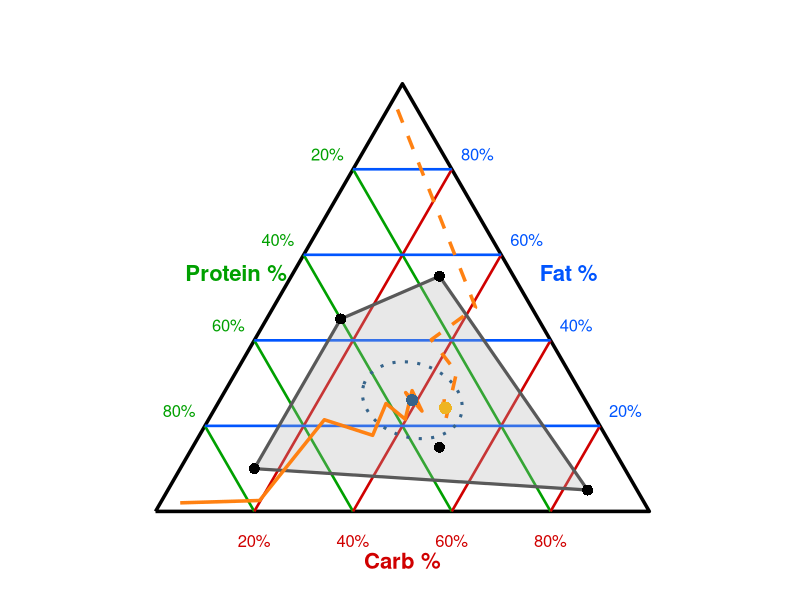

Recreate this plot in R.
# Clear the workspace
rm(list = ls())

# Define the nutrient composition of the available foods
foods <- rbind(
  c(0.75, 0.15, 0.10),
  c(0.20, 0.85, 0.05),
  c(0.15, 0.30, 0.55),
  c(0.35, 0.50, 0.15),
  c(0.40, 0.15, 0.45)
)
colnames(foods) <- c("z1", "z2", "z3")

# Load required package
set.seed(42)
library(ggplot2)

# Define shared plotting constants
BLACK <- "black"
sqrt3 <- sqrt(3)

# ============================================================
# Helper functions for equilateral mixture triangle geometry
# ============================================================

# Convert barycentric coordinates (z1, z2, z3) to 2D Cartesian
# coordinates for an equilateral triangle
bary_to_xy <- function(z1, z2, z3) {
  x <- z2 + 0.5 * z3
  y <- (sqrt(3) / 2) * z3
  data.frame(x, y)
}

# Define triangle vertices and centroid
v1 <- bary_to_xy(1, 0, 0)
v2 <- bary_to_xy(0, 1, 0)
v3 <- bary_to_xy(0, 0, 1)
tri2d <- rbind(v1, v2, v3, v1)
center <- bary_to_xy(1 / 3, 1 / 3, 1 / 3)

# Compute the outward unit normal vector for a triangle edge
edge_outward_normal <- function(vA, vB) {
  e <- c(vB$x - vA$x, vB$y - vA$y)
  n1 <- c(-e[2], e[1])
  n1 <- n1 / sqrt(sum(n1^2))
  n2 <- -n1
  
  mid <- c((vA$x + vB$x) / 2, (vA$y + vB$y) / 2)
  to_center <- c(center$x - mid[1], center$y - mid[2])
  
  if (sum(n1 * to_center) < 0) n1 else n2
}

# ============================================================
# Define colors and simplex grid
# ============================================================

# Colors for the internal grid lines corresponding to each nutrient axis
axis_cols_inside <- c(
  z1 = "#00A000",
  z2 = "#D00000",
  z3 = "#0055FF"
)

# Colors for the axis labels and tick labels
axis_cols_labels <- c(
  z1 = "#0055FF",
  z2 = "#00A000",
  z3 = "#D00000"
)

# Mixture levels used for internal grid lines
levs <- c(0.2, 0.4, 0.6, 0.8)

# Helper to build a line segment between two projected points
mkseg <- function(p1, p2) {
  data.frame(x = p1$x, y = p1$y, xend = p2$x, yend = p2$y)
}

# Internal grid lines for each simplex coordinate
grid2d_z1 <- do.call(rbind, lapply(levs, function(t) {
  mkseg(bary_to_xy(t, 0, 1 - t), bary_to_xy(t, 1 - t, 0))
}))

grid2d_z2 <- do.call(rbind, lapply(levs, function(t) {
  mkseg(bary_to_xy(0, t, 1 - t), bary_to_xy(1 - t, t, 0))
}))

grid2d_z3 <- do.call(rbind, lapply(levs, function(t) {
  mkseg(bary_to_xy(0, 1 - t, t), bary_to_xy(1 - t, 0, t))
}))

# Define the triangle edges associated with each nutrient axis
edges <- list(
  z1 = list(A = v2, B = v3),
  z2 = list(A = v3, B = v1),
  z3 = list(A = v1, B = v2)
)

# ============================================================
# Functions for external tick labels and axis labels
# ============================================================

# Build percentage tick labels positioned outside a triangle edge
build_edge_tick_labels <- function(vA, vB, values, offset = 0.06) {
  n <- edge_outward_normal(vA, vB)
  
  do.call(rbind, lapply(values, function(t) {
    P <- c((1 - t) * vA$x + t * vB$x, (1 - t) * vA$y + t * vB$y)
    data.frame(
      x = P[1] + n[1] * offset,
      y = P[2] + n[2] * offset,
      txt = paste0(round(100 * t), "%")
    )
  }))
}

# Build a label centered outside a triangle edge
build_axis_label <- function(label, vA, vB, offset = 0.10) {
  n <- edge_outward_normal(vA, vB)
  mid <- c((vA$x + vB$x) / 2, (vA$y + vB$y) / 2)
  
  data.frame(
    x = mid[1] + n[1] * offset,
    y = mid[2] + n[2] * offset,
    txt = label
  )
}

ticks <- c(0.2, 0.4, 0.6, 0.8)

# Tick labels along each edge
labs_z1 <- build_edge_tick_labels(edges$z1$A, edges$z1$B, ticks, offset = 0.06)
labs_z2 <- build_edge_tick_labels(edges$z2$A, edges$z2$B, ticks, offset = 0.06)
labs_z3 <- build_edge_tick_labels(edges$z3$A, edges$z3$B, ticks, offset = 0.06)

# Nutrient axis labels
axis_lab_z1 <- build_axis_label("Fat %",     edges$z1$A, edges$z1$B, offset = 0.10)
axis_lab_z2 <- build_axis_label("Protein %", edges$z2$A, edges$z2$B, offset = 0.10)
axis_lab_z3 <- build_axis_label("Carb %",    edges$z3$A, edges$z3$B, offset = 0.10)

# ============================================================
# Project foods into 2D and compute summary quantities
# ============================================================

# Assign equal weights to all foods
p <- rep(1 / nrow(foods), nrow(foods))

# Project food compositions into Cartesian coordinates
foods_xy <- bary_to_xy(foods[, "z1"], foods[, "z2"], foods[, "z3"])
foods_df <- cbind(as.data.frame(foods), foods_xy)

# Compute the center of mass of the foods
zbar <- colSums(foods * p)
zbar_xy <- bary_to_xy(zbar[1], zbar[2], zbar[3])

# Construct a target point as a convex combination of foods, then nudge it
# slightly within the simplex
w <- runif(nrow(foods))
w <- w / sum(w)
target <- as.numeric(t(w) %*% foods)

dx <- 0.08
dy <- 0.045
dz3 <- (2 / sqrt3) * dy
dz2 <- dx - 0.5 * dz3
dz1 <- -(dz2 + dz3)

target <- target + c(dz1, dz2, dz3)
target <- pmax(1e-6, target)
target <- target / sum(target)
target_xy <- bary_to_xy(target[1], target[2], target[3])

# ============================================================
# Compute a 95% confidence ellipse around the food center
# ============================================================

# Approximate the covariance of the sample mean in projected 2D space
n_ind <- 30
mx <- sum(p * foods_df$x)
my <- sum(p * foods_df$y)

cx  <- sum(p * (foods_df$x - mx)^2)
cy  <- sum(p * (foods_df$y - my)^2)
cxy <- sum(p * (foods_df$x - mx) * (foods_df$y - my))

Sigma_one  <- matrix(c(cx, cxy, cxy, cy), 2, 2, byrow = TRUE)
Sigma_mean <- Sigma_one / n_ind

level <- 0.95
chi2_95 <- qchisq(level, df = 2)

# Construct ellipse coordinates from the covariance matrix
Ssym <- (Sigma_mean + t(Sigma_mean)) / 2
eg <- eigen(Ssym, symmetric = TRUE)
L <- eg$vectors %*% diag(sqrt(pmax(eg$values, 0)))

theta <- seq(0, 2 * pi, length.out = 360)
unitC <- rbind(cos(theta), sin(theta))
E <- L %*% (sqrt(chi2_95) * unitC)

ell_df <- data.frame(
  x = mx + E[1, ],
  y = my + E[2, ]
)

# ============================================================
# Compute the convex hull of the foods
# ============================================================

h_idx <- chull(foods_df$x, foods_df$y)
h_idx <- c(h_idx, h_idx[1])
hull_df <- foods_df[h_idx, c("x", "y")]

# ============================================================
# Functions for deterministic feeding trajectories
# ============================================================

# Move the current intake state partway toward a selected food
ema_step <- function(cur, food, alpha = 0.20) {
  nxt <- (1 - alpha) * cur + alpha * food
  s <- sum(nxt)
  if (s != 0) nxt <- nxt / s
  nxt
}

# Greedy policy that chooses the food minimizing squared distance to a goal
greedy_to_goal_policy <- function(goal, alpha = 0.20) {
  function(cur, foods) {
    dists <- apply(foods, 1, function(fj) {
      cand <- (1 - alpha) * cur + alpha * fj
      sum((cand - goal)^2)
    })
    which.min(dists)
  }
}

# Simulate a feeding trajectory under a specified policy
simulate_traj <- function(start_bary, steps, policy_fun, alpha = 0.20) {
  cur <- start_bary
  out <- matrix(NA_real_, nrow = steps + 1, ncol = 3)
  out[1, ] <- cur
  
  for (t in 1:steps) {
    j <- policy_fun(cur, foods)
    cur <- ema_step(cur, foods[j, ], alpha)
    out[t + 1, ] <- cur
  }
  
  out <- as.data.frame(out)
  names(out) <- c("z1", "z2", "z3")
  xy <- bary_to_xy(out$z1, out$z2, out$z3)
  
  cbind(xy, t = seq_len(nrow(out)))
}

# ============================================================
# Simulate two example trajectories
# ============================================================

# Define starting points and number of steps
start_A <- c(0.94, 0.04, 0.02)
start_B <- c(0.04, 0.02, 0.94)
steps <- 12

# Simulate one trajectory toward the food center of mass and one toward the target
trajA <- simulate_traj(start_A, steps, greedy_to_goal_policy(zbar, alpha = 0.20), alpha = 0.20)
trajB <- simulate_traj(start_B, steps, greedy_to_goal_policy(target, alpha = 0.20), alpha = 0.20)

traj_col <- "#FF7F0E"

# ============================================================
# Build the equilateral mixture triangle plot
# ============================================================

p_emt <- ggplot() +
  geom_path(data = tri2d, aes(x, y), linewidth = 1.2, colour = BLACK) +
  geom_segment(
    data = grid2d_z1,
    aes(x = x, y = y, xend = xend, yend = yend),
    linewidth = 0.9,
    alpha = 1,
    colour = axis_cols_inside["z1"]
  ) +
  geom_segment(
    data = grid2d_z2,
    aes(x = x, y = y, xend = xend, yend = yend),
    linewidth = 0.9,
    alpha = 1,
    colour = axis_cols_inside["z2"]
  ) +
  geom_segment(
    data = grid2d_z3,
    aes(x = x, y = y, xend = xend, yend = yend),
    linewidth = 0.9,
    alpha = 1,
    colour = axis_cols_inside["z3"]
  ) +
  geom_text(data = labs_z1, aes(x, y, label = txt), size = 4.2, colour = axis_cols_labels["z1"]) +
  geom_text(data = labs_z2, aes(x, y, label = txt), size = 4.2, colour = axis_cols_labels["z2"]) +
  geom_text(data = labs_z3, aes(x, y, label = txt), size = 4.2, colour = axis_cols_labels["z3"]) +
  geom_text(
    data = axis_lab_z1,
    aes(x, y, label = txt),
    size = 5.6,
    fontface = "bold",
    colour = axis_cols_labels["z1"]
  ) +
  geom_text(
    data = axis_lab_z2,
    aes(x, y, label = txt),
    size = 5.6,
    fontface = "bold",
    colour = axis_cols_labels["z2"]
  ) +
  geom_text(
    data = axis_lab_z3,
    aes(x, y, label = txt),
    size = 5.6,
    fontface = "bold",
    colour = axis_cols_labels["z3"]
  ) +
  geom_polygon(data = hull_df, aes(x, y), fill = "grey70", alpha = 0.30, colour = NA) +
  geom_path(data = hull_df, aes(x, y), linewidth = 1.1, colour = "grey35") +
  geom_path(data = ell_df, aes(x, y), linewidth = 1.05, linetype = "dotted", colour = "steelblue4") +
  geom_path(data = trajA, aes(x, y), linewidth = 1.2, colour = traj_col, linetype = "solid",  alpha = 0.98) +
  geom_path(data = trajB, aes(x, y), linewidth = 1.2, colour = traj_col, linetype = "dashed", alpha = 0.98) +
  geom_point(data = foods_df, aes(x, y), shape = 16, size = 3.4, colour = BLACK) +
  geom_point(aes(x = zbar_xy$x,   y = zbar_xy$y),   shape = 16, size = 3.8, colour = "steelblue4") +
  geom_point(aes(x = target_xy$x, y = target_xy$y), shape = 16, size = 4.0, colour = "goldenrod2") +
  coord_fixed(
    xlim = c(-0.15, 1.15),
    ylim = c(-0.15, sqrt3 / 2 + 0.15),
    expand = FALSE
  ) +
  theme_bw(base_size = 14) +
  theme(
    axis.title   = element_blank(),
    axis.text    = element_blank(),
    axis.ticks   = element_blank(),
    panel.grid   = element_blank(),
    panel.border = element_blank()
  )

# Display the plot
p_emt
